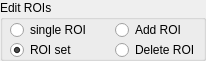
     <widget class="QGroupBox" name="groupBox">
      <property name="geometry">
       <rect>
        <x>520</x>
        <y>5</y>
        <width>206</width>
        <height>61</height>
       </rect>
      </property>
      <property name="title">
       <string>Edit ROIs</string>
      </property>
      <widget class="QRadioButton" name="rbEditSingleROI">
       <property name="geometry">
        <rect>
         <x>10</x>
         <y>20</y>
         <width>91</width>
         <height>20</height>
        </rect>
       </property>
       <property name="text">
        <string>single ROI</string>
       </property>
      </widget>
      <widget class="QRadioButton" name="rbEditROIset">
       <property name="geometry">
        <rect>
         <x>10</x>
         <y>40</y>
         <width>101</width>
         <height>20</height>
        </rect>
       </property>
       <property name="text">
        <string>ROI set</string>
       </property>
       <property name="checked">
        <bool>true</bool>
       </property>
      </widget>
      <widget class="QRadioButton" name="rbDeleteROI">
       <property name="geometry">
        <rect>
         <x>115</x>
         <y>40</y>
         <width>95</width>
         <height>20</height>
        </rect>
       </property>
       <property name="text">
        <string>Delete ROI</string>
       </property>
      </widget>
      <widget class="QRadioButton" name="rbAddROI">
       <property name="geometry">
        <rect>
         <x>115</x>
         <y>20</y>
         <width>95</width>
         <height>20</height>
        </rect>
       </property>
       <property name="text">
        <string>Add ROI</string>
       </property>
      </widget>
     </widget>
